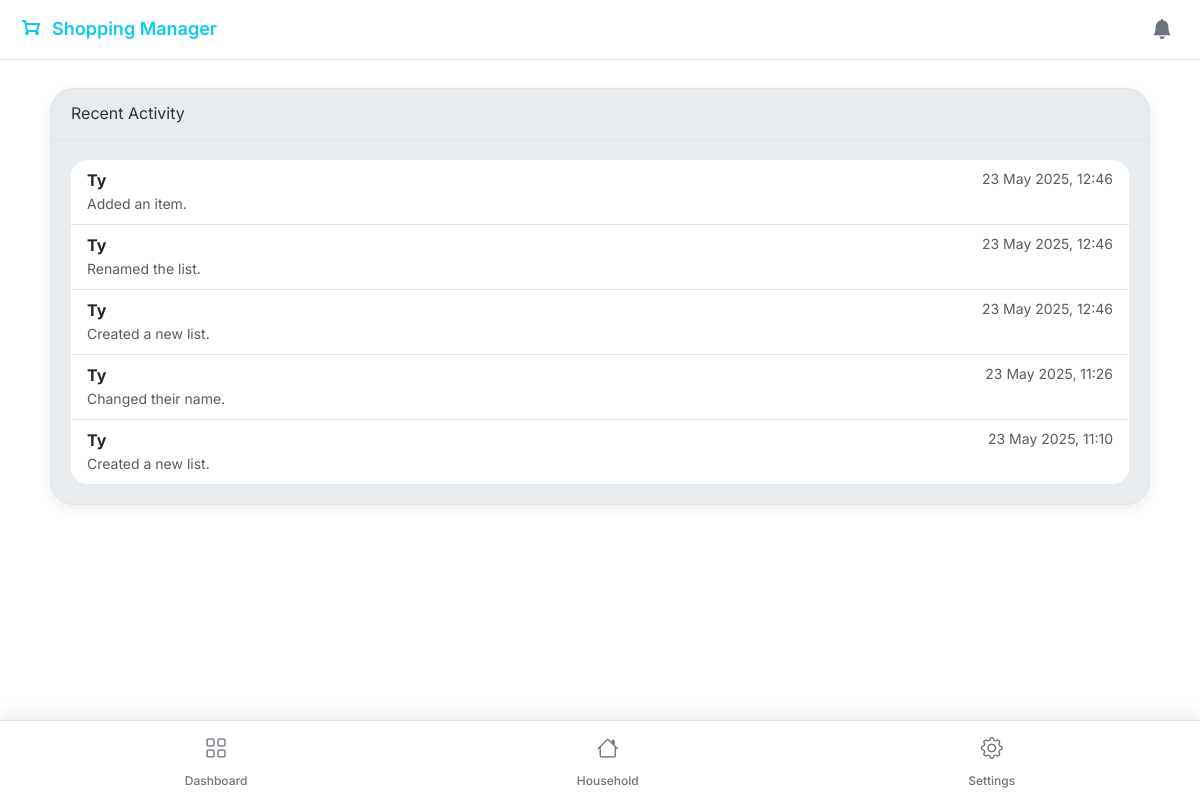
/recents (signed in), run on the app's committed database.
### app/models.py (models this page shows, shortened)
class ActivityLog(db.Model):
    __tablename__ = 'activity_log'
    id = db.Column(db.Integer, primary_key=True)
    user_id = db.Column(db.Integer, db.ForeignKey('users.id'), nullable=False)
    household_id = db.Column(db.Integer, db.ForeignKey('households.id'), nullable=False)
    action_type = db.Column(db.String(50), nullable=False)
    timestamp = db.Column(
    db.DateTime(timezone=True),
    default=lambda: datetime.now(tz)
    )

class User(db.Model, UserMixin):
    __tablename__ = 'users'
    id = db.Column(db.Integer, primary_key=True)
    username = db.Column(db.String(80), unique=True, nullable=False)
    name = db.Column(db.String(80), nullable=False)
    password = db.Column(db.String(128), nullable=False)
    role = db.Column(db.String(20), default='member')  # member or admin
    avatar_url = db.Column(db.String(256), nullable=True)  # DiceBear URL or uploaded file path
    household_id = db.Column(db.Integer, db.ForeignKey('households.id'))
    household = db.relationship('Household', back_populates='members', foreign_keys=[household_id])
    administered_household = db.relationship('Household', back_populates='admin',
                                             foreign_keys='Household.admin_id', uselist=False)
    created_lists = db.relationship('ShoppingList', backref='creator', lazy=True)
    added_items = db.relationship('ListItem', backref='added_by', lazy=True)
    activities = db.relationship('ActivityLog', backref='user', lazy=True)
    push_tokens = db.relationship('FCMToken', backref='user', lazy=True)

### app/routes.py (the view)
@main.route('/recents')
@login_required
def recents():
    household_id = current_user.household_id
    if not household_id:
        flash("You must join or create a household first.", "warning")
        return redirect(url_for('household_bp.setup'))
    household = HouseholdModel.query.get(household_id)
    if not household:
        flash("Household not found.", "danger")
        return redirect(url_for('main.dashboard'))
    recent_activity = ActivityLog.query.filter_by(
        household_id=household_id
    ).order_by(
        ActivityLog.timestamp.desc()
    ).limit(5).all()
    return render_template(
        'recent_activity.html',
        title=f"Recent Activity - {household.name}",
        household=household,
        recent_activity=recent_activity,
        format_action=format_action
    )

### templates/recent_activity.html (shortened to what this page needs)
{% extends "base.html" %}
{% block content %}
<div class="container mt-2">
    <div class="card sm-card mb-4">
        <div class="card-header">Recent Activity</div>
        <div class="card-body">
            {% if recent_activity %}
            <ul class="list-group list-group-flush">
                {% for activity in recent_activity %}
                <li class="list-group-item d-flex justify-content-between align-items-start">
                    <div>
                        <strong>{{ activity.user.name }}</strong>
                        <small class="text-muted d-block">{{ format_action(activity.action_type) }}</small>
                    </div>
                    <small class="text-muted text-nowrap utc-time" data-utc="{{ activity.timestamp.isoformat() }}">{{ activity.timestamp.strftime('%d %B %Y, %H:%M') }}</small>
                </li>
                {% endfor %}
                </ul>
            {% else %}
            <p class="card-text">No Activity Yet! Check back later.</p>
            {% endif %}
        </div>
    </div>
</div>
{% endblock %}

### templates/base.html (shortened to what this page needs)
<!DOCTYPE html>
<html lang="en" data-theme="light">
    <head>
        <link href="https://cdn.jsdelivr.net/npm/bootstrap@5.3.3/dist/css/bootstrap.min.css" rel="stylesheet">
        <link href="https://cdn.jsdelivr.net/npm/bootstrap-icons@1.11.3/font/bootstrap-icons.min.css" rel="stylesheet">
        <link href="{{ url_for('static', filename='css/base.css') }}" rel="stylesheet">
        <link href="{{ url_for('static', filename='gen/css/main.min.css') }}" rel="stylesheet">
    </head>
    <body>
        <header class="top-header safe-area-top">
            <a href="{% if current_user.is_authenticated and current_user.household_id %}{{ url_for('main.dashboard') }}{% else %}{{ url_for('main.index') }}{% endif %}" class="app-logo">
                <span>Shopping Manager</span>
            </a>
            <div class="header-actions">
                {% if current_user.is_authenticated %}
                <a href="{{ url_for('main.recents') }}" class="header-btn {% if request.endpoint == 'main.recents' %}active{% endif %}">
                    <i class="bi {% if request.endpoint == 'main.recents' %}bi-bell-fill{%else%}bi-bell{% endif %}"></i>
                </a>
                {% endif %}
            </div>
        </header>
        <main class="main-content">
            {% block content %}
            {% endblock %}
        </main>
        {% if current_user.is_authenticated and current_user.household_id %}
        <nav class="bottom-nav safe-area-bottom">
            <a href="{{ url_for('main.dashboard') }}"
               class="nav-item-bottom {% if request.endpoint == 'main.dashboard' %}active{% endif %}">
                <i class="bi {% if request.endpoint == 'main.dashboard' %}bi-grid-fill{%else%}bi-grid{% endif %}""></i>
                <span>Dashboard</span>
            </a>
            <a href="{{ url_for('household_bp.view', household_id=current_user.household_id) }}"
               class="nav-item-bottom {% if request.endpoint == 'household_bp.view' and request.view_args and request.view_args.get('household_id')|int == current_user.household_id %}active{% endif %}">
                <i class="bi {% if request.endpoint == 'household_bp.view'  and request.view_args and request.view_args.get('household_id')|int == current_user.household_id %}bi-house-fill{%else%}bi-house{% endif %}"></i>
                <span>Household</span>
            </a>
            <a href="{{ url_for('settings_bp.account_settings') }}" class="nav-item-bottom">
                <i class="bi {% if request.endpoint == 'settings_bp.account_settings' %}bi-gear-fill{%else%}bi-gear{% endif %}"></i>
                <span>Settings</span>
            </a>
        </nav>
        {% endif %}
    </body>
</html>

### static/css/base.css (style rules this page uses)
* { margin: 0; padding: 0; box-sizing: border-box; font-family: 'Inter' sans-serif; }
.container { width: 100%; margin: 0 auto; padding: 0 20px; }
body { padding-bottom: 80px; font-family: 'Inter', -apple-system, BlinkMacSystemFont, 'Segoe UI', Roboto, sans-serif; opacity: none; -webkit-overflow-scrolling: touch; line-height: 1.6; color: var(--dark); background-color: var(--background); font-weight: 400; }
.top-header { position: fixed; top: 0; left: 0; right: 0; z-index: 1050; background: rgba(255, 255, 255, 0.8); backdrop-filter: blur(5px);; -webkit-backdrop-filter: blur(5px);; border-bottom: 1px solid rgba(0, 0, 0, 0.1); height: 60px; display: flex; align-items: center; justify-content: space-between; padding: 0 20px; }
.app-logo { display: flex; align-items: center; gap: 8px; color: #0dcaf0; text-decoration: none; font-weight: 600; font-size: 18px; }
.header-actions { display: flex; gap: 12px; }
.header-btn { background: none; border: none; color: #6c757d; font-size: 20px; padding: 8px; border-radius: 8px; transition: all 0.2s; }
.main-content { margin-top: 60px; padding: 20px; min-height: calc(100vh - 140px); }
.bottom-nav { position: fixed; bottom: 0; left: 0; right: 0; background: rgba(255, 255, 255, 0.8); backdrop-filter: blur(5px); -webkit-backdrop-filter: blur(5px);; border-top: 1px solid rgba(0, 0, 0, 0.1); z-index: 1050; height: 80px; display: flex; align-items: center; justify-content: space-around; padding: 0 20px; box-shadow: 0 -2px 20px rgba(0, 0, 0, 0.1); }
.nav-item-bottom { display: flex; flex-direction: column; align-items: center; text-decoration: none; color: #6c757d; font-size: 12px; font-weight: 500; transition: all 0.2s; padding: 8px 12px; border-radius: 12px; min-width: 60px; }
.nav-item-bottom i { font-size: 22px; margin-bottom: 4px; }
.safe-area-top { padding-top: env(safe-area-inset-top); }
.safe-area-bottom { padding-bottom: env(safe-area-inset-bottom); }
html { -ms-overflow-style: none; scrollbar-width: none; }

### data on the page
ActivityLog: user.name "Ty", action_type "Added an item.", timestamp "23 May 2025, 12:46"
ActivityLog: user.name "Ty", action_type "Renamed the list.", timestamp "23 May 2025, 12:46"
ActivityLog: user.name "Ty", action_type "Created a new list.", timestamp "23 May 2025, 12:46"
ActivityLog: user.name "Ty", action_type "Changed their name.", timestamp "23 May 2025, 11:26"
ActivityLog: user.name "Ty", action_type "Created a new list.", timestamp "23 May 2025, 11:10"
